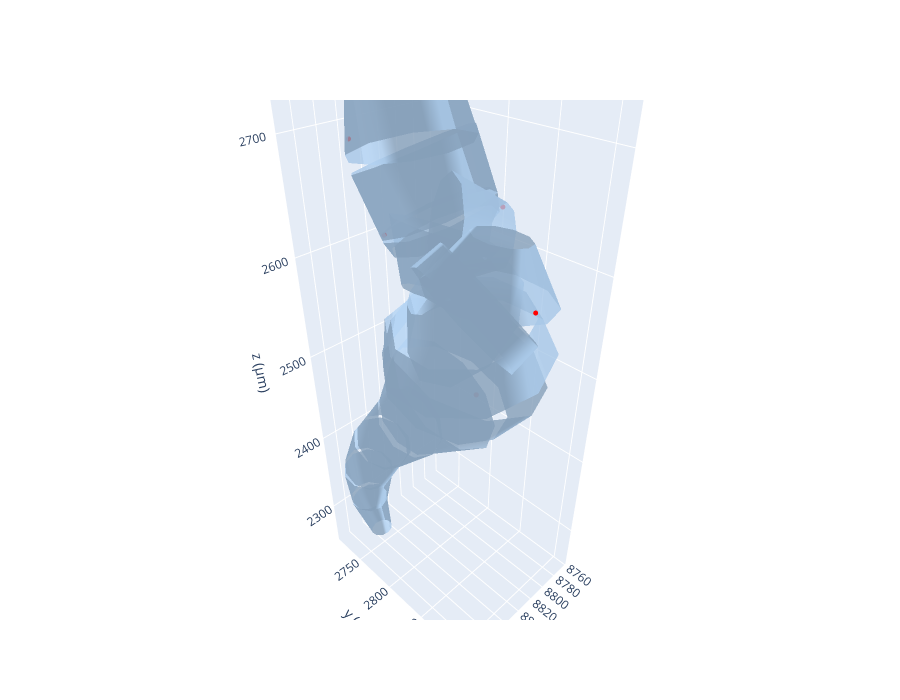

Here is the notebook cell this chart was saved with:
### Markdown cell above
Now, we want to bring this model into Arbor and view it directly from Arbor objects.

### Code cell
morph = A.load_swc_arbor(swc_filepath)

synapse_locations = ps_projected.points
print(f"Coordinates of points from projected PointSet: {synapse_locations}")

config = VizConfig(width=900, height=700)
# fig = plot_morphology_frusta_3d(
#     morph,
#     overlays={'syn': synapse_locations},
#     config=config,
# )
# fig

fig = plot_morphology_frusta_3d(
    morph,
    backend="plotly",  # force Plotly
    overlays={"syn": synapse_locations},
    n_sides=10,
    alpha=0.8,
    config=config,
)
fig.show()

### Figure 1 — Plotly figure (JSON) as saved in the notebook; plotly's stock layout.template omitted (floating-point values rounded to 4 significant figures; data arrays with more than 128 entries replaced by an {"elided": "..."} marker saying what was removed)
{"data": [{"color": "#A7C7E7", "i": {"elided": "300 int values"}, "j": {"elided": "300 int values"}, "k": {"elided": "300 int values"}, "name": "morph_frusta", "opacity": 0.8, "type": "mesh3d", "x": {"elided": "300 float values"}, "y": {"elided": "300 float values"}, "z": {"elided": "300 float values"}}, {"marker": {"color": "red", "size": 3}, "mode": "markers", "name": "syn_pts", "type": "scatter3d", "x": [8796.0, 8786.0, 8829.0, 8876.0, 8796.0, 8882.0], "y": [2809.0, 2805.0, 2895.0, 2781.0, 2831.0, 2753.0], "z": [2444.0, 2588.0, 2589.0, 2630.0, 2644.0, 2698.0]}], "layout": {"height": 700, "scene": {"aspectmode": "data", "xaxis": {"title": {"text": "x (µm)"}}, "yaxis": {"title": {"text": "y (µm)"}}, "zaxis": {"title": {"text": "z (µm)"}}}, "width": 900}}
